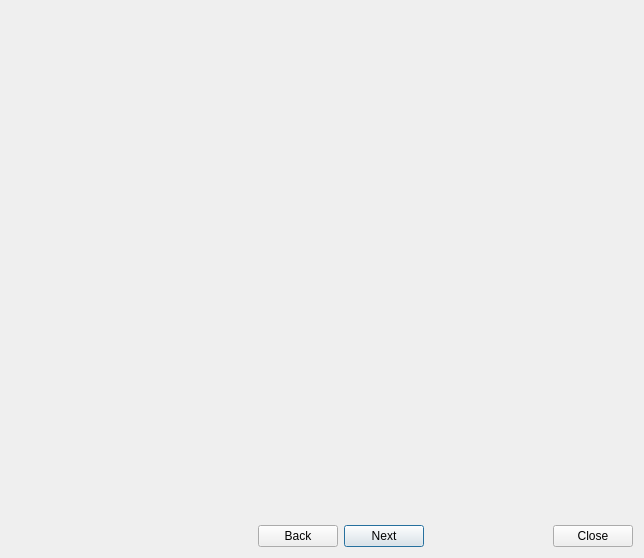
<?xml version="1.0" encoding="UTF-8"?>
<ui version="4.0">
 <class>DetectMultiScaleBatchDialog</class>
 <widget class="QDialog" name="DetectMultiScaleBatchDialog">
  <property name="geometry">
   <rect>
    <x>0</x>
    <y>0</y>
    <width>644</width>
    <height>558</height>
   </rect>
  </property>
  <property name="windowTitle">
   <string>Dialog</string>
  </property>
  <layout class="QGridLayout" name="gridLayout">
   <item row="1" column="3">
    <widget class="QPushButton" name="pushButton">
     <property name="text">
      <string>Next</string>
     </property>
    </widget>
   </item>
   <item row="1" column="5">
    <widget class="QPushButton" name="pushButton_3">
     <property name="text">
      <string>Close</string>
     </property>
    </widget>
   </item>
   <item row="1" column="1">
    <spacer name="horizontalSpacer">
     <property name="orientation">
      <enum>Qt::Horizontal</enum>
     </property>
     <property name="sizeHint" stdset="0">
      <size>
       <width>40</width>
       <height>20</height>
      </size>
     </property>
    </spacer>
   </item>
   <item row="1" column="2">
    <widget class="QPushButton" name="pushButton_2">
     <property name="text">
      <string>Back</string>
     </property>
    </widget>
   </item>
   <item row="1" column="4">
    <spacer name="horizontalSpacer_2">
     <property name="orientation">
      <enum>Qt::Horizontal</enum>
     </property>
     <property name="sizeHint" stdset="0">
      <size>
       <width>40</width>
       <height>20</height>
      </size>
     </property>
    </spacer>
   </item>
   <item row="1" column="0">
    <spacer name="horizontalSpacer_3">
     <property name="orientation">
      <enum>Qt::Horizontal</enum>
     </property>
     <property name="sizeHint" stdset="0">
      <size>
       <width>40</width>
       <height>20</height>
      </size>
     </property>
    </spacer>
   </item>
   <item row="0" column="0" colspan="6">
    <widget class="ScalableImageWidget" name="widget" native="true"/>
   </item>
  </layout>
 </widget>
 <customwidgets>
  <customwidget>
   <class>ScalableImageWidget</class>
   <extends>QWidget</extends>
   <header>scalableimagewidget.h</header>
   <container>1</container>
   <slots>
    <signal>mouseEntered()</signal>
    <signal>mouseLeft()</signal>
   </slots>
  </customwidget>
 </customwidgets>
 <resources/>
 <connections>
  <connection>
   <sender>pushButton</sender>
   <signal>clicked()</signal>
   <receiver>DetectMultiScaleBatchDialog</receiver>
   <slot>NextImage()</slot>
   <hints>
    <hint type="sourcelabel">
     <x>423</x>
     <y>548</y>
    </hint>
    <hint type="destinationlabel">
     <x>266</x>
     <y>282</y>
    </hint>
   </hints>
  </connection>
  <connection>
   <sender>pushButton_2</sender>
   <signal>clicked()</signal>
   <receiver>DetectMultiScaleBatchDialog</receiver>
   <slot>PreviousImage()</slot>
   <hints>
    <hint type="sourcelabel">
     <x>337</x>
     <y>548</y>
    </hint>
    <hint type="destinationlabel">
     <x>82</x>
     <y>279</y>
    </hint>
   </hints>
  </connection>
  <connection>
   <sender>pushButton_3</sender>
   <signal>clicked(bool)</signal>
   <receiver>DetectMultiScaleBatchDialog</receiver>
   <slot>Close()</slot>
   <hints>
    <hint type="sourcelabel">
     <x>634</x>
     <y>548</y>
    </hint>
    <hint type="destinationlabel">
     <x>396</x>
     <y>280</y>
    </hint>
   </hints>
  </connection>
  <connection>
   <sender>widget</sender>
   <signal>mouseEntered()</signal>
   <receiver>DetectMultiScaleBatchDialog</receiver>
   <slot>showOriginal()</slot>
   <hints>
    <hint type="sourcelabel">
     <x>594</x>
     <y>80</y>
    </hint>
    <hint type="destinationlabel">
     <x>642</x>
     <y>70</y>
    </hint>
   </hints>
  </connection>
  <connection>
   <sender>widget</sender>
   <signal>mouseLeft()</signal>
   <receiver>DetectMultiScaleBatchDialog</receiver>
   <slot>showHighlighted()</slot>
   <hints>
    <hint type="sourcelabel">
     <x>459</x>
     <y>124</y>
    </hint>
    <hint type="destinationlabel">
     <x>640</x>
     <y>122</y>
    </hint>
   </hints>
  </connection>
 </connections>
 <slots>
  <slot>NextImage()</slot>
  <slot>PreviousImage()</slot>
  <slot>Close()</slot>
  <slot>showOriginal()</slot>
  <slot>showHighlighted()</slot>
 </slots>
</ui>
